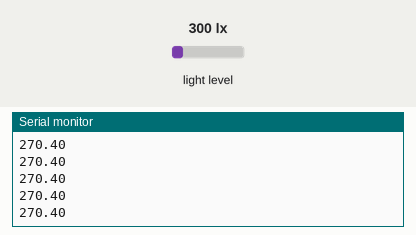
Simulated run of this sketch. Board: Arduino Uno, built with avr-gcc and run on an emulated ATmega328P. Shown: the last lines printed to the serial monitor. Wiring (inferred from the names in the program): TSL2561 light sensor at I2C address 0x39. The inputs (shaded band) are chosen by the test bench; at power-on: light level 300 lx.

Above: at 1.2 s.
1.3 s: light level set to 40 lx
At 1.35 s:
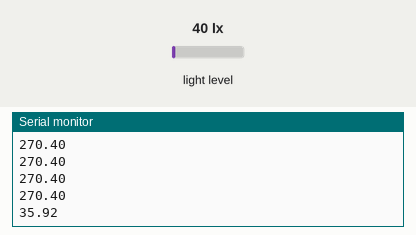
2.8 s: light level set to 500 lx
At 2.89 s:
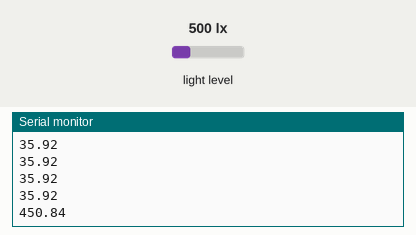
Timing chart, 0 to 5.8 s (numbered marks = the images above; inputs shaded):
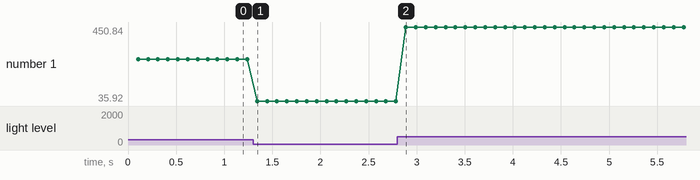

Measured:
- after the input at 1.3 s, the serial monitor: prints a new line at once (image 1)
- after the input at 2.8 s, the serial monitor: prints a new line after 0.09 s (image 2)
- plotted number 1: 270.4 → 35.92 after the input at 1.3 s, 35.92 → 450.84 after the input at 2.8 s

The sketch:

luxsensor.ino
```cpp
// (licence header left out)
// Your sketch must #include this library, and the Wire library
// (Wire is a standard library included with Arduino):

#include <SparkFunTSL2561.h>
#include <Wire.h>

// Create an SFE_TSL2561 object, here called "light":

SFE_TSL2561 light;

// Global variables:

boolean gain;     // Gain setting, 0 = X1, 1 = X16;
unsigned int ms;  // Integration ("shutter") time in milliseconds

void setup()
{
  // Initialize the Serial port:

  Serial.begin(9600);
 // Serial.println("TSL2561 example sketch");

  // Initialize the SFE_TSL2561 library

  // You can pass nothing to light.begin() for the default I2C address (0x39),
  // or use one of the following presets if you have changed
  // the ADDR jumper on the board:

  // TSL2561_ADDR_0 address with '0' shorted on board (0x29)
  // TSL2561_ADDR   default address (0x39)
  // TSL2561_ADDR_1 address with '1' shorted on board (0x49)

  // For more information see the hookup guide at: https://learn.sparkfun.com/tutorials/getting-started-with-the-tsl2561-luminosity-sensor

  light.begin();

  // Get factory ID from sensor:
  // (Just for fun, you don't need to do this to operate the sensor)

  unsigned char ID;

  if (light.getID(ID))
  {
   // Serial.print("Got factory ID: 0X");
    //Serial.print(ID, HEX);
    //Serial.println(", should be 0X5X");
  }
  // Most library commands will return true if communications was successful,
  // and false if there was a problem. You can ignore this returned value,
  // or check whether a command worked correctly and retrieve an error code:
  //  else
  //  {
  //    byte error = light.getError();
  //    printError(error);
  //  }

  // The light sensor has a default integration time of 402ms,
  // and a default gain of low (1X).

  // If you would like to change either of these, you can
  // do so using the setTiming() command.

  // If gain = false (0), device is set to low gain (1X)
  // If gain = high (1), device is set to high gain (16X)

  gain = 0;

  // If time = 0, integration will be 13.7ms
  // If time = 1, integration will be 101ms
  // If time = 2, integration will be 402ms
  // If time = 3, use manual start / stop to perform your own integration

  unsigned char time = 1;

  // setTiming() will set the third parameter (ms) to the
  // requested integration time in ms (this will be useful later):

  //Serial.println("Set timing...");
  light.setTiming(gain, time, ms);

  // To start taking measurements, power up the sensor:

  //Serial.println("Powerup...");
  light.setPowerUp();

  // The sensor will now gather light during the integration time.
  // After the specified time, you can retrieve the result from the sensor.
  // Once a measurement occurs, another integration period will start.
}

void loop()
{
  // Wait between measurements before retrieving the result
  // (You can also configure the sensor to issue an interrupt
  // when measurements are complete)

  // This sketch uses the TSL2561's built-in integration timer.
  // You can also perform your own manual integration timing
  // by setting "time" to 3 (manual) in setTiming(),
  // then performing a manualStart() and a manualStop() as in the below
  // commented statements:

  // ms = 1000;
  // light.manualStart();
  delay(ms);
  // light.manualStop();

  // Once integration is complete, we'll retrieve the data.

  // There are two light sensors on the device, one for visible light
  // and one for infrared. Both sensors are needed for lux calculations.

  // Retrieve the data from the device:

  unsigned int data0, data1;

  if (light.getData(data0, data1))
  {
    // getData() returned true, communication was successful
//
//    Serial.print("data0: ");
//    Serial.print(data0);
//    Serial.print(" data1: ");
//    Serial.print(data1);

    // To calculate lux, pass all your settings and readings
    // to the getLux() function.

    // The getLux() function will return 1 if the calculation
    // was successful, or 0 if one or both of the sensors was
    // saturated (too much light). If this happens, you can
    // reduce the integration time and/or gain.
    // For more information see the hookup guide at: https://learn.sparkfun.com/tutorials/getting-started-with-the-tsl2561-luminosity-sensor

    double lux;    // Resulting lux value
    boolean good;  // True if neither sensor is saturated

    // Perform lux calculation:

    good = light.getLux(gain, ms, data0, data1, lux);

    // Print out the results:

//    Serial.print(" lux: ");
    Serial.println(lux);
    //    if (good) Serial.println(" (good)"); else Serial.println(" (BAD)");
    //  }
    //  else
    //  {
    //    // getData() returned false because of an I2C error, inform the user.
    //
    //    byte error = light.getError();
    //    printError(error);
  }
}
//void printError(byte error)
//  // If there's an I2C error, this function will
//  // print out an explanation.
//{
//  Serial.print("I2C error: ");
//  Serial.print(error,DEC);
//  Serial.print(", ");
//
//  switch(error)
//  {
//    case 0:
//      Serial.println("success");
//      break;
//    case 1:
//      Serial.println("data too long for transmit buffer");
//      break;
//    case 2:
//      Serial.println("received NACK on address (disconnected?)");
//      break;
//    case 3:
//      Serial.println("received NACK on data");
//      break;
//    case 4:
//      Serial.println("other error");
//      break;
//    default:
//      Serial.println("unknown error");
//  }
//}
```
